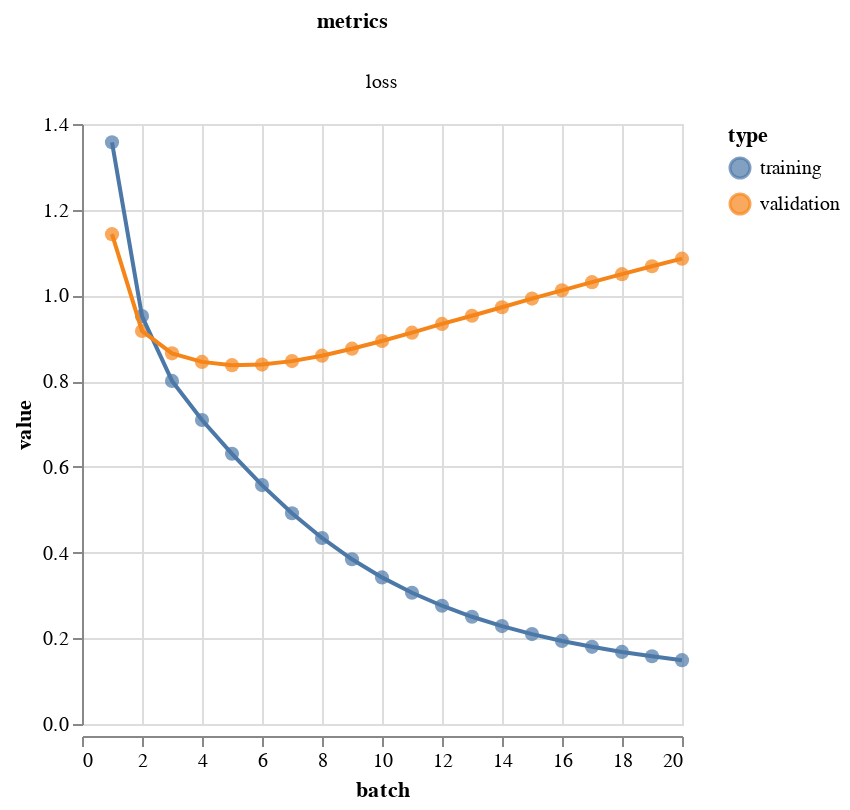

Here is the notebook cell this chart was saved with:
### Code cell
metrics(output.history)

### Figure 1 — Vega-Lite specification as saved in the notebook (floating-point values rounded to 4 significant figures)
{"config": {"view": {"continuousWidth": 400, "continuousHeight": 300}}, "data": {"name": "data-d6d6d5041b8395a4eea0ac266b9dfa5a"}, "facet": {"column": {"type": "nominal", "field": "metrics"}}, "spec": {"layer": [{"mark": {"type": "circle", "size": 50}, "encoding": {"color": {"type": "nominal", "field": "type"}, "tooltip": [{"type": "quantitative", "field": "batch"}, {"type": "quantitative", "field": "value"}], "x": {"type": "quantitative", "field": "batch"}, "y": {"type": "quantitative", "field": "value"}}, "height": 300, "width": 300}, {"mark": "line", "encoding": {"color": {"type": "nominal", "field": "type"}, "x": {"type": "quantitative", "field": "batch"}, "y": {"type": "quantitative", "field": "value"}}, "height": 300, "width": 300}]}, "resolve": {"scale": {"y": "independent"}}, "$schema": "https://vega.github.io/schema/vega-lite/v4.8.1.json", "datasets": {"data-d6d6d5041b8395a4eea0ac266b9dfa5a": [{"batch": 1, "value": 1.357, "type": "training", "metrics": "loss"}, {"batch": 2, "value": 0.9519, "type": "training", "metrics": "loss"}, {"batch": 3, "value": 0.8006, "type": "training", "metrics": "loss"}, {"batch": 4, "value": 0.7094, "type": "training", "metrics": "loss"}, {"batch": 5, "value": 0.6305, "type": "training", "metrics": "loss"}, {"batch": 6, "value": 0.5574, "type": "training", "metrics": "loss"}, {"batch": 7, "value": 0.4916, "type": "training", "metrics": "loss"}, {"batch": 8, "value": 0.434, "type": "training", "metrics": "loss"}, {"batch": 9, "value": 0.3843, "type": "training", "metrics": "loss"}, {"batch": 10, "value": 0.3421, "type": "training", "metrics": "loss"}, {"batch": 11, "value": 0.3063, "type": "training", "metrics": "loss"}, {"batch": 12, "value": 0.2759, "type": "training", "metrics": "loss"}, {"batch": 13, "value": 0.2502, "type": "training", "metrics": "loss"}, {"batch": 14, "value": 0.2284, "type": "training", "metrics": "loss"}, {"batch": 15, "value": 0.2098, "type": "training", "metrics": "loss"}, {"batch": 16, "value": 0.1938, "type": "training", "metrics": "loss"}, {"batch": 17, "value": 0.1801, "type": "training", "metrics": "loss"}, {"batch": 18, "value": 0.1682, "type": "training", "metrics": "loss"}, {"batch": 19, "value": 0.158, "type": "training", "metrics": "loss"}, {"batch": 20, "value": 0.1489, "type": "training", "metrics": "loss"}, {"batch": 1, "value": 1.143, "type": "validation", "metrics": "loss"}, {"batch": 2, "value": 0.9171, "type": "validation", "metrics": "loss"}, {"batch": 3, "value": 0.8649, "type": "validation", "metrics": "loss"}, {"batch": 4, "value": 0.8449, "type": "validation", "metrics": "loss"}, {"batch": 5, "value": 0.8372, "type": "validation", "metrics": "loss"}, {"batch": 6, "value": 0.8387, "type": "validation", "metrics": "loss"}, {"batch": 7, "value": 0.8467, "type": "validation", "metrics": "loss"}, {"batch": 8, "value": 0.8594, "type": "validation", "metrics": "loss"}, {"batch": 9, "value": 0.8757, "type": "validation", "metrics": "loss"}, {"batch": 10, "value": 0.8937, "type": "validation", "metrics": "loss"}, {"batch": 11, "value": 0.9132, "type": "validation", "metrics": "loss"}, {"batch": 12, "value": 0.9336, "type": "validation", "metrics": "loss"}, {"batch": 13, "value": 0.9527, "type": "validation", "metrics": "loss"}, {"batch": 14, "value": 0.9725, "type": "validation", "metrics": "loss"}, {"batch": 15, "value": 0.9926, "type": "validation", "metrics": "loss"}, {"batch": 16, "value": 1.012, "type": "validation", "metrics": "loss"}, {"batch": 17, "value": 1.031, "type": "validation", "metrics": "loss"}, {"batch": 18, "value": 1.05, "type": "validation", "metrics": "loss"}, {"batch": 19, "value": 1.068, "type": "validation", "metrics": "loss"}, {"batch": 20, "value": 1.086, "type": "validation", "metrics": "loss"}]}}
